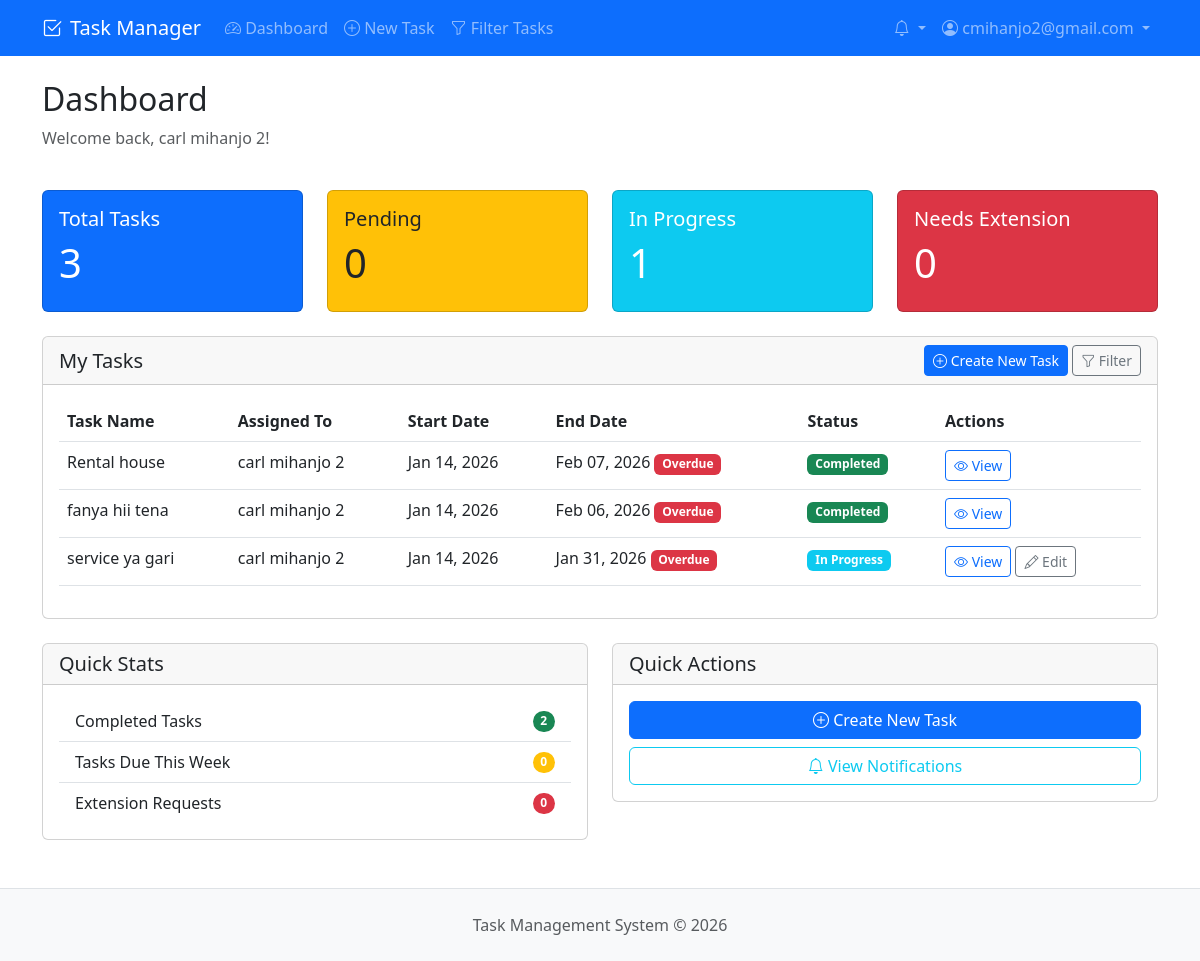
The page /tasks/ (signed in) on the database its author committed.
### tasks/models.py (models this page shows, shortened)
class Task(models.Model):
    STATUS_CHOICES = [
        ('pending', 'Pending'),
        ('in_progress', 'In Progress'),
        ('completed', 'Completed'),
        ('needs_extension', 'Needs Extension'),
        ('extension_granted', 'Extension Granted'),
        ('closed', 'Closed'),
    ]
    name = models.CharField(max_length=200)
    description = models.TextField()
    assigned_to = models.ForeignKey(User, on_delete=models.CASCADE, related_name='assigned_tasks')
    created_by = models.ForeignKey(User, on_delete=models.CASCADE, related_name='created_tasks')
    created_at = models.DateTimeField(auto_now_add=True)
    start_date = models.DateField()
    end_date = models.DateField()
    estimated_days = models.PositiveIntegerField(help_text="Estimated number of work days")
    extension_days = models.PositiveIntegerField(default=0)
    status = models.CharField(max_length=20, choices=STATUS_CHOICES, default='pending')
    completed_at = models.DateTimeField(null=True, blank=True)
    is_completed = models.BooleanField(default=False)
    class Meta:
        ordering = ['-created_at']
        permissions = [
            ("can_view_all_tasks", "Can view all tasks"),
        ]
    @property
    def is_overdue(self):
        return self.end_date < timezone.now().date() and not self.is_completed

### tasks/views.py (the view)
# urls.py: path('', RedirectView.as_view(pattern_name='tasks:dashboard'), name='home'),
@login_required
def dashboard(request):
    user = request.user
    is_manager = user.groups.filter(name='Manager').exists()
    if is_manager:
        tasks = Task.objects.all()
    else:
        tasks = Task.objects.filter(assigned_to=user)
    total_tasks = tasks.count()
    pending_tasks = tasks.filter(status='pending').count()
    in_progress_tasks = tasks.filter(status='in_progress').count()
    completed_tasks = tasks.filter(status='completed').count()
    needs_extension_tasks = tasks.filter(status='needs_extension').count()
    context = {
        'tasks': tasks,
        'total_tasks': total_tasks,
        'pending_tasks': pending_tasks,
        'in_progress_tasks': in_progress_tasks,
        'completed_tasks': completed_tasks,
        'needs_extension_tasks': needs_extension_tasks,
        'is_manager': is_manager,
    }
    return render(request, 'tasks/dashboard.html', context)

### tasks/templatetags/custom_filters.py (called while the page is built)
@register.filter
def status_color(status):
    color_map = {
        'pending': 'secondary',
        'in_progress': 'info',
        'completed': 'success',
        'needs_extension': 'warning',
        'extension_granted': 'primary',
        'closed': 'dark',
    }
    return color_map.get(status, 'secondary')

@register.filter
def filter_by_week(tasks, weeks=1):
    from datetime import datetime, timedelta
    today = datetime.now().date()
    future_date = today + timedelta(weeks=weeks * 7)
    return tasks.filter(end_date__range=[today, future_date])

### templates/tasks/dashboard.html (shortened to what this page needs)
{% extends 'base.html' %}
{% load custom_filters %}
{% block content %}
<div class="row mb-4">
    <div class="col-12">
        <h2>Dashboard</h2>
        <p class="text-muted">Welcome back, {{ user.get_full_name|default:user.username }}!</p>
    </div>
</div>
<div class="row">
    <div class="col-md-3 mb-4">
        <div class="card bg-primary text-white">
            <div class="card-body">
                <h5 class="card-title">Total Tasks</h5>
                <h2 class="display-6">{{ total_tasks }}</h2>
            </div>
        </div>
    </div>
    <div class="col-md-3 mb-4">
        <div class="card bg-warning text-dark">
            <div class="card-body">
                <h5 class="card-title">Pending</h5>
                <h2 class="display-6">{{ pending_tasks }}</h2>
            </div>
        </div>
    </div>
    <div class="col-md-3 mb-4">
        <div class="card bg-info text-white">
            <div class="card-body">
                <h5 class="card-title">In Progress</h5>
                <h2 class="display-6">{{ in_progress_tasks }}</h2>
            </div>
        </div>
    </div>
    <div class="col-md-3 mb-4">
        <div class="card bg-danger text-white">
            <div class="card-body">
                <h5 class="card-title">Needs Extension</h5>
                <h2 class="display-6">{{ needs_extension_tasks }}</h2>
            </div>
        </div>
    </div>
</div>
<div class="row">
    <div class="col-12">
        <div class="card">
            <div class="card-header d-flex justify-content-between align-items-center">
                <h5 class="mb-0">My Tasks</h5>
                <div>
                    <a href="{% url 'tasks:create_task' %}" class="btn btn-primary btn-sm">
                        <i class="bi bi-plus-circle"></i> Create New Task
                    </a>
                    <a href="{% url 'tasks:filter_tasks' %}" class="btn btn-outline-secondary btn-sm">
                        <i class="bi bi-funnel"></i> Filter
                    </a>
                </div>
            </div>
            <div class="card-body">
                <div class="table-responsive">
                    <table class="table table-hover">
                        <thead>
                            <tr>
                                <th>Task Name</th>
                                <th>Assigned To</th>
                                <th>Start Date</th>
                                <th>End Date</th>
                                <th>Status</th>
                                <th>Actions</th>
                            </tr>
                        </thead>
                        <tbody>
                            {% for task in tasks %}
                            <tr>
                                <td>{{ task.name }}</td>
                                <td>{{ task.assigned_to.get_full_name|default:task.assigned_to.username }}</td>
                                <td>{{ task.start_date|date:"M d, Y" }}</td>
                                <td>
                                    {{ task.end_date|date:"M d, Y" }}
                                    {% if task.is_overdue %}
                                    <span class="badge bg-danger">Overdue</span>
                                    {% endif %}
                                </td>
                                <td>
                                    <span class="badge bg-{{ task.status|status_color }}">
                                        {{ task.get_status_display }}
                                    </span>
                                </td>
                                <td>
                                    <a href="{% url 'tasks:task_detail' task.id %}" class="btn btn-sm btn-outline-primary">
                                        <i class="bi bi-eye"></i> View
                                    </a>
                                    {% if user == task.created_by or user.groups.filter.name == 'Manager' %}
                                    <a href="{% url 'tasks:edit_task' task.id %}" class="btn btn-sm btn-outline-secondary">
                                        <i class="bi bi-pencil"></i> Edit
                                    </a>
                                    {% endif %}
                                </td>
                            </tr>
                            {% empty %}
                            <tr>
                                <td colspan="6" class="text-center text-muted py-4">
                                    No tasks found. <a href="{% url 'tasks:create_task' %}">Create your first task!</a>
                                </td>
                            </tr>
                            {% endfor %}
                        </tbody>
                    </table>
                </div>
            </div>
        </div>
    </div>
</div>
<div class="row mt-4">
    <div class="col-md-6">
        <div class="card">
            <div class="card-header">
                <h5 class="mb-0">Quick Stats</h5>
            </div>
            <div class="card-body">
                <ul class="list-group list-group-flush">
                    <li class="list-group-item d-flex justify-content-between align-items-center">
                        Completed Tasks
                        <span class="badge bg-success rounded-pill">{{ completed_tasks }}</span>
                    </li>
                    <li class="list-group-item d-flex justify-content-between align-items-center">
                        Tasks Due This Week
                        <span class="badge bg-warning rounded-pill">
                            {% with tasks|filter_by_week:1 as weekly_tasks %}
                                {{ weekly_tasks.count }}
                            {% endwith %}
                        </span>
                    </li>
                    <li class="list-group-item d-flex justify-content-between align-items-center">
                        Extension Requests
                        <span class="badge bg-danger rounded-pill">{{ needs_extension_tasks }}</span>
                    </li>
                </ul>
            </div>
        </div>
    </div>
    <div class="col-md-6">
        <div class="card">
            <div class="card-header">
                <h5 class="mb-0">Quick Actions</h5>
            </div>
            <div class="card-body">
                <div class="d-grid gap-2">
                    <a href="{% url 'tasks:create_task' %}" class="btn btn-primary">
                        <i class="bi bi-plus-circle"></i> Create New Task
                    </a>
                    <a href="{% url 'tasks:notifications' %}" class="btn btn-outline-info">
                        <i class="bi bi-bell"></i> View Notifications
                    </a>
                </div>
            </div>
        </div>
    </div>
</div>
{% endblock %}

### templates/base.html (shortened to what this page needs)
<!DOCTYPE html>
<html lang="en" data-bs-theme="light">
<head>
    <link href="https://cdn.jsdelivr.net/npm/bootstrap@5.3.0/dist/css/bootstrap.min.css" rel="stylesheet">
    <link rel="stylesheet" href="https://cdn.jsdelivr.net/npm/bootstrap-icons@1.10.0/font/bootstrap-icons.css">
</head>
<body>
    <nav class="navbar navbar-expand-lg navbar-dark bg-primary">
        <div class="container">
            <a class="navbar-brand" href="{% url 'tasks:dashboard' %}">
                <i class="bi bi-check2-square me-2"></i>Task Manager
            </a>
            <div class="collapse navbar-collapse" id="navbarNav">
                <ul class="navbar-nav me-auto">
                    {% if user.is_authenticated %}
                        <li class="nav-item">
                            <a class="nav-link" href="{% url 'tasks:dashboard' %}">
                                <i class="bi bi-speedometer2"></i> Dashboard
                            </a>
                        </li>
                        <li class="nav-item">
                            <a class="nav-link" href="{% url 'tasks:create_task' %}">
                                <i class="bi bi-plus-circle"></i> New Task
                            </a>
                        </li>
                        <li class="nav-item">
                            <a class="nav-link" href="{% url 'tasks:filter_tasks' %}">
                                <i class="bi bi-funnel"></i> Filter Tasks
                            </a>
                        </li>
                    {% endif %}
                </ul>
                <ul class="navbar-nav">
                    {% if user.is_authenticated %}
                        <li class="nav-item dropdown">
                            <a class="nav-link dropdown-toggle" href="#" id="notificationsDropdown" role="button"
                            data-bs-toggle="dropdown" aria-expanded="false">
                                <i class="bi bi-bell"></i>
                            </a>
                        </li>
                        <li class="nav-item dropdown">
                            <a class="nav-link dropdown-toggle" href="#" id="userDropdown" role="button"
                               data-bs-toggle="dropdown" aria-expanded="false">
                                <i class="bi bi-person-circle"></i> {{ user.username }}
                            </a>
                        </li>
                    {% endif %}
                </ul>
            </div>
        </div>
    </nav>
    <main class="container my-4">
        {% block content %}{% endblock %}
    </main>
    <footer class="bg-light border-top py-4 mt-5">
        <div class="container text-center">
            <p class="text-muted mb-0">Task Management System &copy; {% now "Y" %}</p>
        </div>
    </footer>
</body>
</html>

### rows shown on the page
Task: name "Rental house", assigned_to.get_full_name "carl mihanjo 2", start_date "Jan 14, 2026", end_date "Feb 07, 2026", is_completed "Overdue", status "Completed"
Task: name "fanya hii tena", assigned_to.get_full_name "carl mihanjo 2", start_date "Jan 14, 2026", end_date "Feb 06, 2026", is_completed "Overdue", status "Completed"
Task: name "service ya gari", assigned_to.get_full_name "carl mihanjo 2", start_date "Jan 14, 2026", end_date "Jan 31, 2026", is_completed "Overdue", status "In Progress", shows "Edit"

### other values the page prints
{{ user.username }} "cmihanjo2@gmail.com"
{{ user.get_full_name|default:user.username }} "carl mihanjo 2"
{{ total_tasks }} "3"
{{ pending_tasks }} "0"
{{ in_progress_tasks }} "1"
{{ needs_extension_tasks }} "0"
{{ completed_tasks }} "2"
{{ weekly_tasks.count }} "0"
